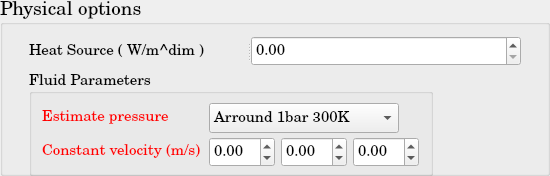
     <widget class="QGroupBox" name="TEq_PhysicalOptionsGroup">
      <property name="minimumSize">
       <size>
        <width>550</width>
        <height>176</height>
       </size>
      </property>
      <property name="maximumSize">
       <size>
        <width>550</width>
        <height>176</height>
       </size>
      </property>
      <property name="font">
       <font>
        <family>Century Schoolbook L</family>
        <pointsize>14</pointsize>
        <weight>50</weight>
        <bold>false</bold>
       </font>
      </property>
      <property name="title">
       <string>Physical options</string>
      </property>
      <layout class="QGridLayout" name="gridLayout_40">
       <item row="0" column="0">
        <widget class="QSplitter" name="splitter_10">
         <property name="orientation">
          <enum>Qt::Horizontal</enum>
         </property>
         <widget class="QLabel" name="TEq_HeatSource">
          <property name="minimumSize">
           <size>
            <width>218</width>
            <height>30</height>
           </size>
          </property>
          <property name="maximumSize">
           <size>
            <width>218</width>
            <height>30</height>
           </size>
          </property>
          <property name="font">
           <font>
            <pointsize>11</pointsize>
           </font>
          </property>
          <property name="text">
           <string>Heat Source ( W/m^dim )</string>
          </property>
         </widget>
         <widget class="QDoubleSpinBox" name="TEq_HeatSource_doubleSpinBox">
          <property name="minimumSize">
           <size>
            <width>270</width>
            <height>30</height>
           </size>
          </property>
          <property name="maximumSize">
           <size>
            <width>270</width>
            <height>30</height>
           </size>
          </property>
          <property name="font">
           <font>
            <pointsize>11</pointsize>
           </font>
          </property>
          <property name="maximum">
           <double>999999999.990000009536743</double>
          </property>
         </widget>
        </widget>
       </item>
       <item row="1" column="0">
        <widget class="QGroupBox" name="SP_FluidOptions_2">
         <property name="minimumSize">
          <size>
           <width>404</width>
           <height>104</height>
          </size>
         </property>
         <property name="maximumSize">
          <size>
           <width>404</width>
           <height>104</height>
          </size>
         </property>
         <property name="font">
          <font>
           <family>Century Schoolbook L</family>
           <pointsize>11</pointsize>
           <weight>50</weight>
           <bold>false</bold>
          </font>
         </property>
         <property name="title">
          <string>Fluid Parameters</string>
         </property>
         <layout class="QGridLayout" name="gridLayout_17">
          <item row="0" column="0">
           <widget class="QLabel" name="SP_LiquidOrFluid_4">
            <property name="minimumSize">
             <size>
              <width>160</width>
              <height>30</height>
             </size>
            </property>
            <property name="maximumSize">
             <size>
              <width>160</width>
              <height>30</height>
             </size>
            </property>
            <property name="font">
             <font>
              <pointsize>11</pointsize>
              <weight>50</weight>
              <bold>false</bold>
             </font>
            </property>
            <property name="text">
             <string>&lt;html&gt;&lt;head/&gt;&lt;body&gt;&lt;p&gt;&lt;span style=&quot; color:#ff0000;&quot;&gt;Estimate pressure&lt;/span&gt;&lt;/p&gt;&lt;/body&gt;&lt;/html&gt;</string>
            </property>
           </widget>
          </item>
          <item row="0" column="1">
           <widget class="QComboBox" name="SP_1barOr155bar_2">
            <property name="minimumSize">
             <size>
              <width>0</width>
              <height>30</height>
             </size>
            </property>
            <property name="maximumSize">
             <size>
              <width>190</width>
              <height>30</height>
             </size>
            </property>
            <property name="font">
             <font>
              <pointsize>11</pointsize>
             </font>
            </property>
            <item>
             <property name="text">
              <string>Arround 1bar 300K</string>
             </property>
            </item>
            <item>
             <property name="text">
              <string>Arround 155bar 600K</string>
             </property>
            </item>
           </widget>
          </item>
          <item row="1" column="0">
           <widget class="QLabel" name="DEq_CsteVelocity">
            <property name="minimumSize">
             <size>
              <width>160</width>
              <height>30</height>
             </size>
            </property>
            <property name="maximumSize">
             <size>
              <width>160</width>
              <height>30</height>
             </size>
            </property>
            <property name="font">
             <font>
              <pointsize>11</pointsize>
             </font>
            </property>
            <property name="text">
             <string>&lt;html&gt;&lt;head/&gt;&lt;body&gt;&lt;p&gt;&lt;span style=&quot; color:#ff0000;&quot;&gt;Constant velocity (m/s) &lt;/span&gt;&lt;/p&gt;&lt;/body&gt;&lt;/html&gt;</string>
            </property>
           </widget>
          </item>
          <item row="1" column="1">
           <layout class="QHBoxLayout" name="horizontalLayout_18">
            <item>
             <widget class="QDoubleSpinBox" name="DEq_CsteVelocity_1d_doubleSpinBox">
              <property name="minimumSize">
               <size>
                <width>66</width>
                <height>30</height>
               </size>
              </property>
              <property name="maximumSize">
               <size>
                <width>66</width>
                <height>30</height>
               </size>
              </property>
              <property name="font">
               <font>
                <pointsize>11</pointsize>
               </font>
              </property>
              <property name="minimum">
               <double>-1000000000.000000000000000</double>
              </property>
              <property name="maximum">
               <double>1000000000.000000000000000</double>
              </property>
             </widget>
            </item>
            <item>
             <widget class="QDoubleSpinBox" name="DEq_CsteVelocity_2d_doubleSpinBox">
              <property name="minimumSize">
               <size>
                <width>66</width>
                <height>30</height>
               </size>
              </property>
              <property name="maximumSize">
               <size>
                <width>66</width>
                <height>30</height>
               </size>
              </property>
              <property name="font">
               <font>
                <pointsize>11</pointsize>
               </font>
              </property>
              <property name="minimum">
               <double>-1000000000.000000000000000</double>
              </property>
              <property name="maximum">
               <double>1000000000.000000000000000</double>
              </property>
             </widget>
            </item>
            <item>
             <widget class="QDoubleSpinBox" name="DEq_CsteVelocity_3d_doubleSpinBox">
              <property name="minimumSize">
               <size>
                <width>66</width>
                <height>30</height>
               </size>
              </property>
              <property name="maximumSize">
               <size>
                <width>66</width>
                <height>30</height>
               </size>
              </property>
              <property name="font">
               <font>
                <pointsize>11</pointsize>
               </font>
              </property>
              <property name="minimum">
               <double>-1000000000.000000000000000</double>
              </property>
              <property name="maximum">
               <double>1000000000.000000000000000</double>
              </property>
             </widget>
            </item>
           </layout>
          </item>
         </layout>
        </widget>
       </item>
      </layout>
     </widget>
